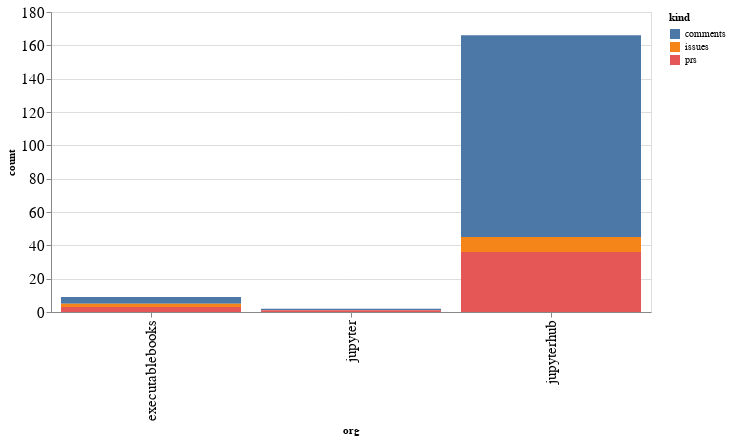

Notebook code for this chart:
### Code cell
alt.Chart(org_summaries, width=600).mark_bar().encode(
    x='org',
    y='count',
    color='kind',
    tooltip="org"
)

### Figure 1 — Vega-Lite specification as saved in the notebook (floating-point values rounded to 4 significant figures)
{"config": {"axisLeft": {"labelFontSize": 15}, "axisBottom": {"labelFontSize": 15}}, "data": {"name": "data-23932e0d503750407742d3aa115eb1e0"}, "mark": "bar", "encoding": {"color": {"type": "nominal", "field": "kind"}, "tooltip": {"type": "nominal", "field": "org"}, "x": {"type": "nominal", "field": "org"}, "y": {"type": "quantitative", "field": "count"}}, "width": 600, "$schema": "https://vega.github.io/schema/vega-lite/v4.8.1.json", "datasets": {"data-23932e0d503750407742d3aa115eb1e0": [{"org": "executablebooks", "kind": "comments", "count": 4}, {"org": "executablebooks", "kind": "issues", "count": 2}, {"org": "executablebooks", "kind": "prs", "count": 3}, {"org": "jupyter", "kind": "comments", "count": 1}, {"org": "jupyter", "kind": "prs", "count": 1}, {"org": "jupyterhub", "kind": "comments", "count": 121}, {"org": "jupyterhub", "kind": "issues", "count": 9}, {"org": "jupyterhub", "kind": "prs", "count": 36}]}}
